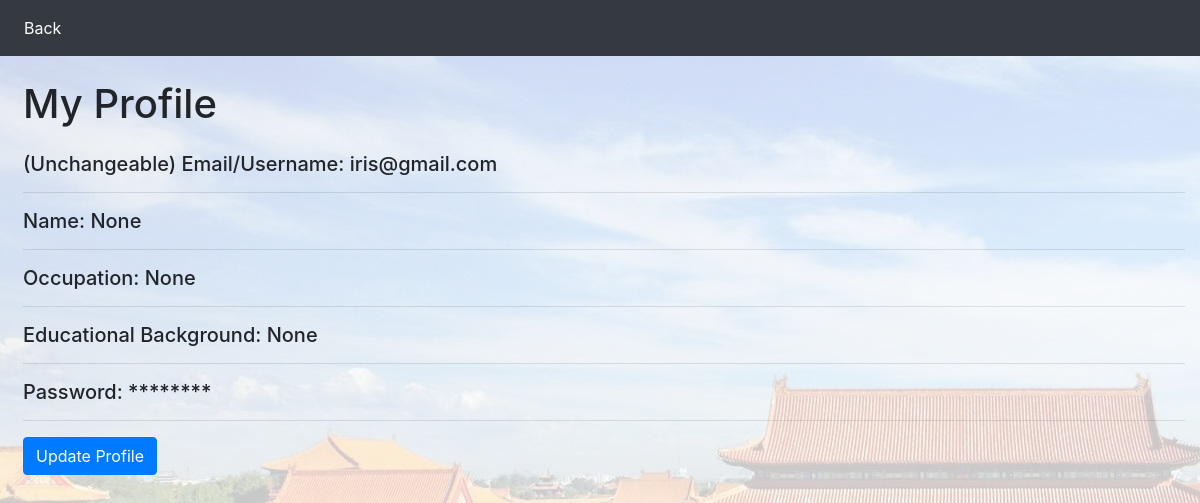
/profile (signed in), run on an earlier commit of the app's database.
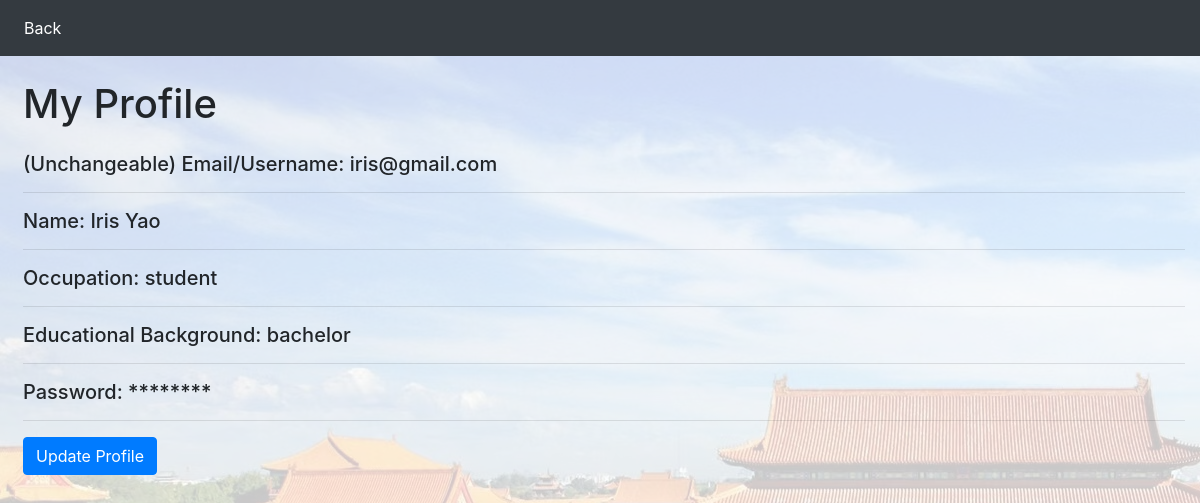
And on a later commit of the database.
### app.py (models this page shows, shortened)
class Users(db.Model):
    id = db.Column(db.Integer, primary_key=True)
    username = db.Column(db.String(80), unique=True)
    nickname = db.Column(db.String(80))
    occupation = db.Column(db.String(80))
    educational_background = db.Column(db.String(80))
    password = db.Column(db.String(80))

### app.py (the view)
@app.route("/profile", methods=["GET"])
def query_profile():
    id = session["userid"]
    if request.method == "GET":
        user = Users.query.filter_by(id=id).first_or_404()
        return rt("profile.html", user=user)

### myapp/templates/profile.html (shortened to what this page needs)
<!DOCTYPE html>
<html lang="en">
  <head>
    <link rel="stylesheet" href="https://cdn.jsdelivr.net/npm/bootstrap@4.6.2/dist/css/bootstrap.min.css">
  </head>
  <body class="bg_rgba">
    <nav class="navbar navbar-expand-lg navbar-dark bg-dark">
      <div class="collapse navbar-collapse" id="navbarSupportedContent">
        <ul class="navbar-nav mr-auto">
          <li class="nav-item active">
            <a class="nav-link" href="/home/1">Back</a>
          </li>
        </ul>
      </div>
    </nav>
    <div class="container-fluid">
      <h1 class="mt-4 ml-2">My Profile</h1>
      <div class="mt-4 ml-2">
        <h5>(Unchangeable) Email/Username: {{user.username}}</h5>
        <hr/>
        <h5>Name: {{user.nickname}}</h5>
        <hr/>
        <h5>Occupation: {{user.occupation}}</h5>
        <hr/>
        <h5>Educational Background: {{user.educational_background}}</h5>
        <hr/>
        <h5>Password: ******** </h5>
        <hr/>
        <button type="button" class="btn btn-primary" onclick="location.href='/profile/update/{{user.id}}'" id="{{user.id}}">Update Profile</button>
      </div>
    </div>
  </body>
</html>

What changed in the data, as far as the page shows it:
changed Users "iris@gmail.com": nickname "None" → "Iris Yao"; occupation "None" → "student"; educational_background "None" → "bachelor"
